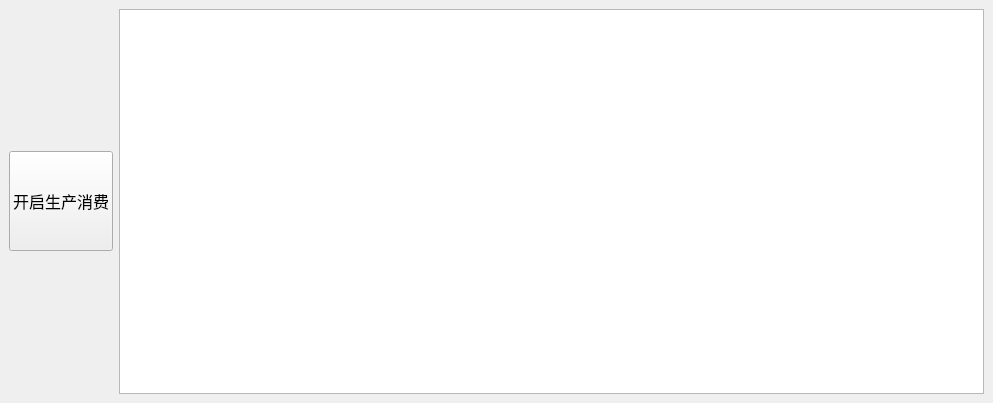
<?xml version="1.0" encoding="UTF-8"?>
<ui version="4.0">
 <class>TestTwoQWaitConditionBase</class>
 <widget class="QMainWindow" name="TestTwoQWaitConditionBase">
  <property name="geometry">
   <rect>
    <x>0</x>
    <y>0</y>
    <width>993</width>
    <height>403</height>
   </rect>
  </property>
  <property name="font">
   <font>
    <family>Times New Roman</family>
    <pointsize>12</pointsize>
   </font>
  </property>
  <property name="windowTitle">
   <string>TestTwoQWaitConditionBase</string>
  </property>
  <widget class="QWidget" name="centralwidget">
   <layout class="QGridLayout" name="gridLayout_2">
    <item row="0" column="0">
     <widget class="QPushButton" name="pushButton">
      <property name="minimumSize">
       <size>
        <width>0</width>
        <height>100</height>
       </size>
      </property>
      <property name="text">
       <string>开启生产消费</string>
      </property>
     </widget>
    </item>
    <item row="0" column="1">
     <widget class="QPlainTextEdit" name="plainTextEdit"/>
    </item>
   </layout>
  </widget>
 </widget>
 <resources/>
 <connections/>
</ui>
